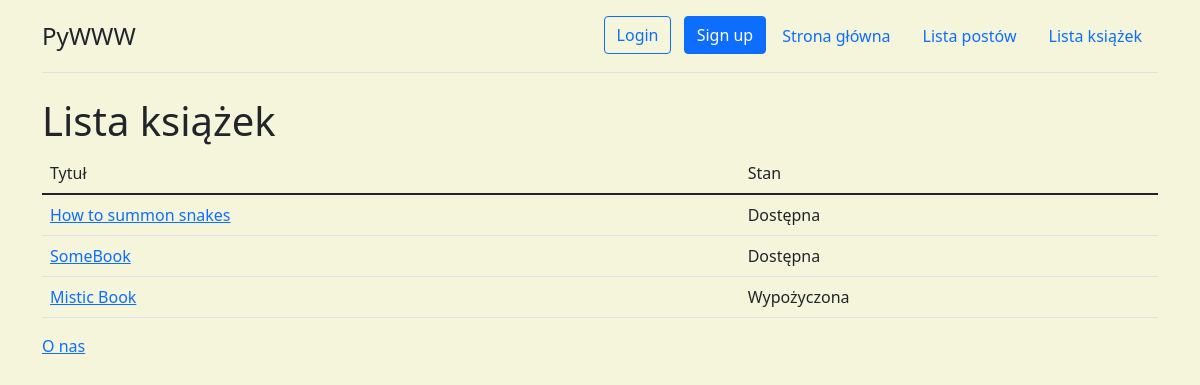
The page /books/ on the database its author committed.
### books/models.py (models this page shows, shortened)
class Timestamped(models.Model, CheckAgeMixin):
    created = models.DateTimeField(auto_now_add=True, blank=True)
    modified = models.DateTimeField(auto_now=True, blank=True)
    class Meta:
        abstract = True

class Book(Timestamped):
    title = models.CharField(max_length=255)
    description = models.TextField()
    available = models.BooleanField(default=False)
    publication_year = models.DateField()
    author = models.ManyToManyField(Author, related_name="books")
    cover = models.ImageField(upload_to="books/covers/%Y/%m/%d", blank=True, null=True)

### books/views.py (the view)
# urls.py: path('', books_list, name="list"),
def books_list(request):
    books = Book.objects.all()
    context = {'books_list': books}
    return render(request, "books/list.html", context)

### books/templates/books/list.html (shortened to what this page needs)
{% extends 'base.html' %}
{% block content %}
    <h1>Lista książek</h1>
    <table class="table table-condensed">
        <thead>
        <td>Tytuł</td>
        <td>Stan</td>
        </thead>
        {% for book in books_list %}
            <tr>
                <td><a href="{% url 'books:details' book.id %}">{{ book.title }}</a></td>
                <td>{% if book.available == True %}Dostępna{% else %}Wypożyczona{% endif %}</td>
            </tr>
        {% endfor %}
    </table>
{% endblock %}

### main/static/main/css/style.css (style rules this page uses)
body { background-color: beige; }

### rows shown on the page
Book: title "How to summon snakes", available "Dostępna"
Book: title "SomeBook", available "Dostępna"
Book: title "Mistic Book", available "Wypożyczona"
